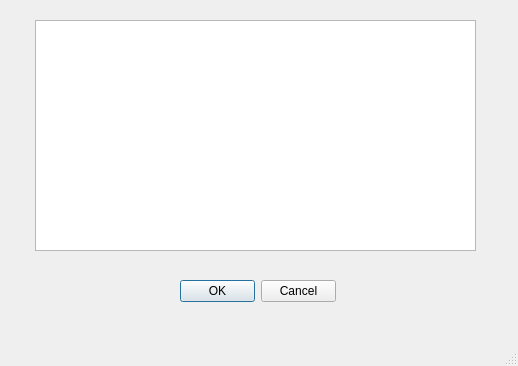
<?xml version="1.0" encoding="UTF-8"?>
<ui version="4.0">
 <class>MainWindow</class>
 <widget class="QMainWindow" name="MainWindow">
  <property name="geometry">
   <rect>
    <x>0</x>
    <y>0</y>
    <width>518</width>
    <height>366</height>
   </rect>
  </property>
  <property name="windowTitle">
   <string>MainWindow</string>
  </property>
  <widget class="QWidget" name="centralwidget">
   <widget class="QListWidget" name="listWidget">
    <property name="geometry">
     <rect>
      <x>35</x>
      <y>20</y>
      <width>441</width>
      <height>231</height>
     </rect>
    </property>
   </widget>
   <widget class="QDialogButtonBox" name="buttonBox">
    <property name="geometry">
     <rect>
      <x>180</x>
      <y>280</y>
      <width>156</width>
      <height>23</height>
     </rect>
    </property>
    <property name="standardButtons">
     <set>QDialogButtonBox::Cancel|QDialogButtonBox::Ok</set>
    </property>
   </widget>
  </widget>
  <widget class="QMenuBar" name="menubar">
   <property name="geometry">
    <rect>
     <x>0</x>
     <y>0</y>
     <width>518</width>
     <height>22</height>
    </rect>
   </property>
  </widget>
  <widget class="QStatusBar" name="statusbar"/>
 </widget>
 <resources/>
 <connections/>
</ui>
